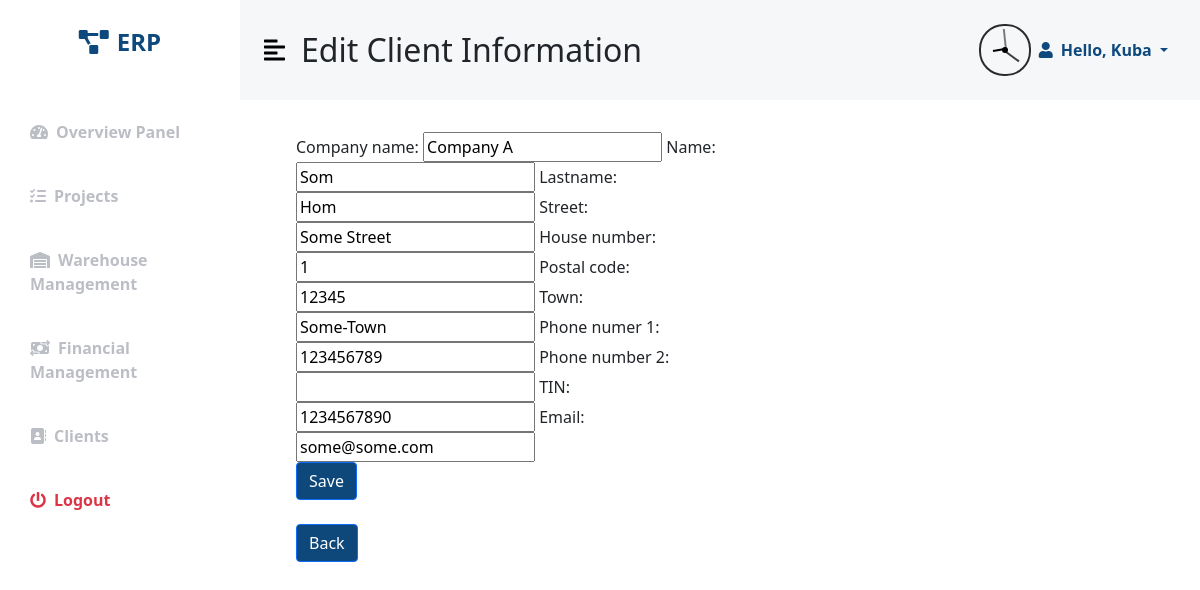
Screenshot of /ERP/Edit_client/2/ (signed in) with the database file from the repository.
### ERPapp/models.py (models this page shows, shortened)
class Client(models.Model):
    company_name = models.CharField(max_length=300, blank=True, unique=True)
    name = models.CharField(max_length=20, blank=False, null=False)
    lastname = models.CharField(max_length=30, blank=False, null=False)
    street = models.CharField(max_length=100, blank=False, null=False)
    house_number = models.PositiveSmallIntegerField(blank=True, null=True)
    postal_code = models.PositiveSmallIntegerField(blank=False, null=False)
    town = models.CharField(max_length=30, blank=False, null=False)
    phone_numer_1 = models.PositiveSmallIntegerField(blank=False, null=False)
    phone_number_2 = models.PositiveSmallIntegerField(blank=True, null=True)
    TIN = models.PositiveSmallIntegerField(blank=True, null=True, unique=True)
    email = models.EmailField(max_length=260, blank=True, null=True, unique=True)

### ERPapp/views.py (the view)
# urls.py: path('Edit_client/<int:id>/', Edit_client, name="Edit_client"),
@login_required
def Edit_client(request, id):
    client = get_object_or_404(Client, pk=id)
    client_form = Client_Form(request.POST or None, instance=client)
    if(client_form.is_valid()):
        client_form.save()
        return redirect(Clients)
    return render(request, 'edit_client.html', {'form': client_form})

### ERPapp/forms.py
class Client_Form(ModelForm):
    class Meta:
        model = Client
        fields = ['company_name', 'name', 'lastname', 'street', 'house_number', 'postal_code', 'town', 'phone_numer_1'
            , 'phone_number_2', 'TIN', 'email']

### templates/edit_client.html (shortened to what this page needs)
{% extends 'main_template.html' %}
{% load bootstrap %}
{% block site_name %}Edit Client Information{% endblock %}
{% block site %}
<div class="container-fluid px-4">
    <div class="card" style="width: 32rem; margin-left: 2rem; margin-top: 2rem; border:none;">
        <form method="post" enctype="multipart/form-data">
            {% if perms.auth.change_permission%}
                {{ form|bootstrap }}
                <br>
                <button type="submit" class="btn btn-primary" style="background-color: #0e4779; color:white;">Save</button>
            {% else %}
                <h6 style="color:red">You don't have permission to edit.</6>
            {% endif %}
        </form>
    </div>
    <br>
    <a href="{% url 'Clients' %}" class="btn btn-primary"
        style="margin-left: 2rem; background-color: #0e4779; color:white;">Back</a>
</div>
</div>
</div>
{% endblock %}

### templates/main_template.html (shortened to what this page needs)
{% load static %}
{% load bootstrap %}
{% load mathfilters %}
<!DOCTYPE html>
<html lang="en">
<head>
    <link href="https://cdn.jsdelivr.net/npm/bootstrap@5.0.0-beta3/dist/css/bootstrap.min.css" rel="stylesheet" />
    <link rel="stylesheet" href="https://cdnjs.cloudflare.com/ajax/libs/font-awesome/5.15.3/css/all.min.css" />
    <link rel="stylesheet" href="{% static 'style.css' %}" />
</head>
<body>
    <div class="d-flex" id="wrapper">
        <div class="bg-white" id="sidebar-wrapper">
            <div class="sidebar-heading text-center py-4 primary-text fs-4 fw-bold text-uppercase"><i
                    class="fas fa-project-diagram me-2"></i>ERP</div>
            <div class="list-group list-group-flush my-3">
                <a href="{% url 'Mainsite' %}"
                    class="list-group-item list-group-item-action bg-transparent second-text fw-bold"><i
                        class="fas fa-tachometer-alt me-2"></i>Overview Panel</a>
                <a href="{% url 'Projects' %}"
                    class="list-group-item list-group-item-action bg-transparent second-text fw-bold"><i
                        class="fa-solid fa-list-check me-2"></i>Projects</a>
                <a href="{% url 'Warehouse' %}"
                    class="list-group-item list-group-item-action bg-transparent second-text fw-bold"><i
                        class="fas fa-warehouse me-2"></i>Warehouse Management</a>
                <a href="{% url 'Financial_Management' %}"
                    class="list-group-item list-group-item-action bg-transparent second-text fw-bold"><i
                        class="fas fa-money-bill-transfer me-2"></i>Financial Management</a>
                <a href="{% url 'Clients' %}"
                    class="list-group-item list-group-item-action bg-transparent second-text fw-bold"><i
                        class="fa-solid fa-address-book me-2"></i>Clients</a>
                <a href="{% url 'logout' %}"
                    class="list-group-item list-group-item-action bg-transparent text-danger fw-bold"><i
                        class="fas fa-power-off me-2"></i>Logout</a>
            </div>
        </div>
        <div id="page-content-wrapper">
            <nav id="navbar-top" class="navbar navbar-expand-lg py-4 px-4">
                <div class="d-flex align-items-center">
                    <i class="fas fa-align-left primary-text fs-4 me-3" id="menu-toggle"></i>
                    <h2 class="fs-2 m-0">{% block site_name %}{% endblock %}</h2>
                </div>
                <div class="collapse navbar-collapse" id="navbarSupportedContent">
                    <div class="ms-auto mb-2 mb-lg-0" id="clock">
                        <div id="seconds-hand"></div>
                        <div id="minutes-hand"></div>
                        <div id="hours-hand"></div>
                    </div>
                    <ul class="navbar-nav sm-auto mb-2 mb-lg-0">
                        <li class="nav-item dropdown">
                            <a class="nav-link dropdown-toggle second-text fw-bold" href="#" id="navbarDropdown"
                                role="button" data-bs-toggle="dropdown" aria-expanded="false">
                                <i class="fas fa-user me-2"></i>Hello, {{ user.get_username }}
                            </a>
                        </li>
                    </ul>
                </div>
            </nav>
            {% block site %}
            {% endblock %}
</body>
</html>

### my_static/style.css (style rules this page uses)
:root { --main-bg-color: #432371; --main-text-color: #0E497D; --second-text-color: #bbbec5; --second-bg-color: #99c1e1; }
.primary-text { color: var(--main-text-color); }
.second-text { color: var(--second-text-color); }
#wrapper { background-color: F8F9FA; }
#sidebar-wrapper { background-color: #F6F7F9; min-height: 100vh; margin-left: -15rem; -webkit-transition: margin 0.5s ease-out; -moz-transition: margin 0.5s ease-out; -o-transition: margin 0.5s ease-out; transition: margin 0.5s ease-out; }
#sidebar-wrapper .sidebar-heading { padding: 0.875rem 1.25rem; font-size: 1.2rem; }
#sidebar-wrapper .list-group { width: 15rem; }
#page-content-wrapper { min-width: 100vw; }
#menu-toggle { cursor: pointer; color: black; }
.list-group-item { border: none; padding: 20px 30px; }
@media (min-width: 768px) { #sidebar-wrapper { margin-left: 0; } }
@media (min-width: 768px) { #page-content-wrapper { min-width: 0; width: 100%; } }
#navbar-top { background-color: #F6F7F9; }
#navbarDropdown { color: #0E497D; position: relative; }
#clock { height: 52px; width: 52px; border-radius: 25px; border: solid 2px rgb(43, 43, 43); position: relative; }
#seconds-hand { position: absolute; height: 21px; width: 2px; background-color: rgb(0, 0, 0); right: 22px; bottom: 24px; opacity: 50%; transform-origin: 0% 100%; }
#minutes-hand { position: absolute; height: 18px; width: 2px; background-color: rgb(0, 0, 0); right: 22px; bottom: 24px; opacity: 75%; transform-origin: 0% 100%; }
#hours-hand { position: absolute; height: 12px; width: 2px; background-color: rgb(0, 0, 0); right: 22px; bottom: 24px; transform-origin: 0% 100%; }

### rows the page displays
Client: company_name "Company A", name "Som", lastname "Hom", street "Some Street", house_number "1", postal_code "12345", town "Some-Town", phone_numer_1 "123456789", TIN "1234567890", email "some@some.com"

### other values shown
{{ user.get_username }} "Kuba"
